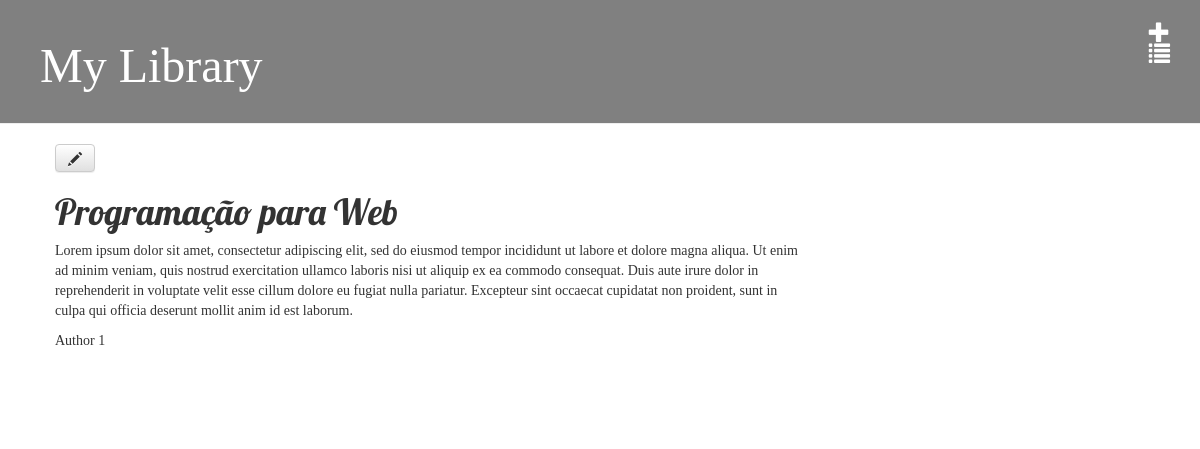
Screenshot of /book/1/ with the database file from the repository.
### books/models.py (models this page shows, shortened)
class Book(models.Model):
    author = models.ForeignKey(Author, on_delete=models.CASCADE)
    title = models.CharField(max_length=200)
    summary = models.TextField()
    locators = models.ManyToManyField(Locator)
    class Meta:
        db_table = "books"

class Author(models.Model):
    name = models.CharField(max_length=200)
    active = models.BooleanField()
    def __str__(self):
        return self.name
    class Meta:
        db_table = "authors"

### books/views.py (the view)
# urls.py: path('book/<int:pk>/', views.book_detail, name='book_detail'),
def book_detail(request, pk):
    book = get_object_or_404(Book, pk=pk)
    return render(request, 'books/book_detail.html', {'book': book})

### books/templates/books/book_detail.html (shortened to what this page needs)
{% extends 'books/base.html' %}
{% block content %}
     <div class="post">
         <a class="btn btn-default" href="{% url 'book_edit' pk=book.pk %}"><span class="glyphicon glyphicon-pencil"></span></a>
         <h1>{{ book.title }}</h1>
         <p>{{ book.summary|linebreaksbr }}</p>
         <p>{{ book.author }}</p>
     </div>
{% endblock %}

### books/static/css/books.css (style rules this page uses)
body { padding-left: 0px; }
h1, h2, h3, h4 { font-family: 'Lobster', cursive; }
.post { margin-bottom: 70px; }
p { font-family: 'SansSerif'; }

### rows the page displays
Book: title "Programação para Web", summary "Lorem ipsum dolor sit amet, consectetur adipiscing elit, sed do eiusmod tempor incididunt ut labore et dolore magna aliqua. Ut enim ad minim veniam, quis nostrud exercitation ullamco laboris nisi ut aliquip ex ea commodo consequat. Duis aute irure dolor in reprehenderit in voluptate velit esse cillum dolore eu fugiat nulla pariatur. Excepteur sint occaecat cupidatat non proident, sunt in culpa qui officia deserunt mollit anim id est laborum.", author "Author 1"
